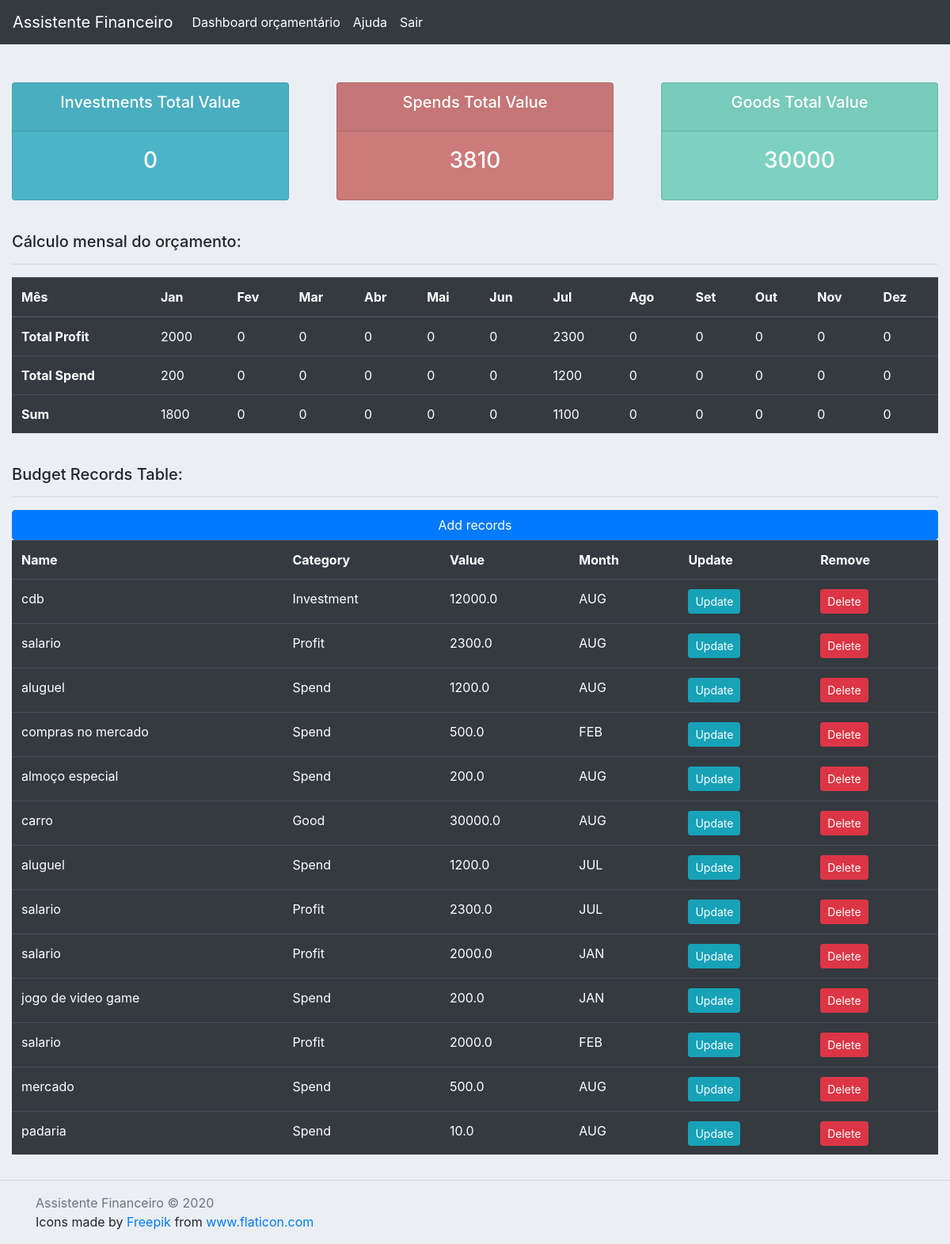
The page /budget/dashboard/ (signed in) on the database its author committed.
### first_app/models.py (models this page shows, shortened)
class BudgetControl(models.Model):
    today_month = datetime.today().month
    months = [
        ('JAN', 'JANEIRO'),
        ('FEV', 'FEVEREIRO'),
        ('MAR', 'MARÇO'),
        ('ABR', 'ABRIL'),
        ('MAI', 'MAIO'),
        ('JUN', 'JUNHO'),
        ('JUL', 'JULHO'),
        ('AGO', 'AGOSTO'),
        ('SET', 'SETEMBRO'),
        ('OUT', 'OUTUBRO'),
        ('NOV', 'NOVEMBRO'),
        ('DEZ', 'DEZEMBRO')
    ]
    categories = [
        ('RECEITA', 'RECEITA'),
        ('GASTO', 'GASTO'),
        ('INVESTIMENTO', 'INVESTIMENTO'),
        ('BEM', 'BEM')
    ]
    user = models.ForeignKey(
        User,
        null=True,
        on_delete=models.CASCADE
    )
    name = models.CharField(
        max_length=255,
        null=True
    )
    category = models.CharField(
        max_length=12,
        choices=categories,
        null=True
    )
    value = models.FloatField(
        null=True
    )
    month = models.CharField(
        max_length=3,
        choices=months,
        null=True,
        default=months[today_month-1][0]
    )
    date_created = models.DateTimeField(
        auto_now_add=True,
        null=True
    )

### users/decorators.py (the view)
    def wrapper_function(request, *args, **kwargs):
        if not request.user.is_authenticated:
            messages.error(request, 'You are not Logged in!')
            return redirect('login')
        else:
            return function(request, *args, **kwargs)

### first_app/templates/first_app/budget_control.html
{% extends 'first_app/template.html' %}
{% block content %}
{% include 'first_app/navbar.html' %}
{%  include 'first_app/status.html' %}
<br>
<div class="row">
    <div class="col">
        <div class="col-md">
            <h5>
                Cálculo mensal do orçamento:
            </h5>
            <hr>
            <div class="table-responsive">
                <table class="table table-dark">
                    <thead>
                        <tr>
                            <th scope="col">Mês</th>
                            <th scope="col">Jan</th>
                            <th scope="col">Fev</th>
                            <th scope="col">Mar</th>
                            <th scope="col">Abr</th>
                            <th scope="col">Mai</th>
                            <th scope="col">Jun</th>
                            <th scope="col">Jul</th>
                            <th scope="col">Ago</th>
                            <th scope="col">Set</th>
                            <th scope="col">Out</th>
                            <th scope="col">Nov</th>
                            <th scope="col">Dez</th>
                        </tr>
                    </thead>
                    <tbody>
                        <tr>
                            <th scope="col">Total Profit</th>
                            {% for profit in result %}
                                <td>{{profit.0}}</td>
                            {% endfor %}
                        </tr>
                        <tr>
                            <th scope="col">Total Spend</th>
                            {% for profit in result %}
                                <td>{{profit.1}}</td>
                            {% endfor %}
                        </tr>
                        <tr>
                            <th scope="col">Sum</th>
                            {% for profit in result %}
                                <td>{{profit.2}}</td>
                            {% endfor %}
                        </tr>
                    </tbody>
                </table>
            </div>
        </div>
    </div>
</div>
<br>
<div class="row">
    <div class="col">
        <div class="col-md">
            <h5>
                Budget Records Table:
            </h5>
            <hr>
            <div class="table-responsive">
                <a class="btn btn-primary btn-hover btn-block" href="">
                    Add records
                </a>
                <table class="table table-dark">
                    <tr>
                        <th>Name</th>
                        <th>Category</th>
                        <th>Value</th>
                        <th>Month</th>
                        <th>Update</th>
                        <th>Remove</th>
                    </tr>
                    {% for register in budget_registers %}
                        <tr>
                            <td>{{register.name}}</td>
                            <td>{{register.category}}</td>
                            <td>{{register.value}}</td>
                            <td>{{register.month}}</td>
                            <td><a class="btn btn-sm btn-info" href="{% url 'update' register.id %}">Update</a></td>
                            <td><a class="btn btn-sm btn-danger" href="{% url 'delete' register.id %}">Delete</a></td>
                        </tr>
                    {% endfor %}
                </table>
            </div>
        </div>
    </div>
</div>
{% endblock  %}>

### first_app/templates/first_app/template.html (shortened to what this page needs)
{% load static %}
<!DOCTYPE html>
<html lang="pt-br">
    <head>
        <link rel="stylesheet" href="https://stackpath.bootstrapcdn.com/bootstrap/4.1.3/css/bootstrap.min.css">
        <link rel="stylesheet" href="https://use.fontawesome.com/releases/v5.6.1/css/all.css">
        <link rel="stylesheet" href="https://stackpath.bootstrapcdn.com/bootstrap/4.3.1/css/bootstrap.min.css">
        <link rel="stylesheet" type="text/css" href="{% static '/css/template.css' %}">
    </head>
    <body>
        {% block content %}
        {% endblock %}
        <br>
        <br>
        <br>
        <br>
        <footer class="footer mt-auto py-3">
            <hr>
            <div class="container">
                <span class="text-muted">Assistente Financeiro &copy; 2020</span>
            </div>
            <div class="container">
                Icons made by
                <a href="https://www.flaticon.com/authors/freepik" title="Freepik">
                    Freepik
                </a>
                from
                <a href="https://www.flaticon.com/" title="Flaticon">
                    www.flaticon.com
                </a>
            </div>
        </footer>
    </body>
</html>

### first_app/templates/first_app/navbar.html (shortened to what this page needs)
<nav class="navbar navbar-expand-lg navbar-dark bg-dark">
    <a class="navbar-brand" href="{% url 'budget' %}">
        Assistente Financeiro
    </a>
    <div class="collapse navbar-collapse" id="navbarNav">
        <ul class="navbar-nav">
            <li class="nav-item active">
                <a class="nav-link" href="{% url 'budget' %}">
                    Dashboard orçamentário
                </a>
            </li>
            <li class="nav-item active">
                <a class="nav-link" href="{% url 'help' %}">
                    Ajuda
                </a>
            </li>
            <li class="nav-item active">
                <a class="nav-link" href="{% url 'logout' %}">
                    Sair
                </a>
            </li>
        </ul>
    </div>
</nav>
<br>

### first_app/templates/first_app/status.html
<br>
<div class="row">
    <div class="col">
        <div class="col-md">
            <div class="card text-center text-white mb-3" id="investments-total">
                  <div class="card-header">
                      <h5 class="card-title">
                        Investments Total Value
                    </h5>
                  </div>
                  <div class="card-body">
                    <h3 class="card-title">
                      {{investments_sum}}
                    </h3>
                  </div>
            </div>
        </div>
    </div>
    <div class="col">
        <div class="col-md">
            <div class="card text-center text-white mb-3" id="spends-total">
                  <div class="card-header">
                      <h5 class="card-title">
                        Spends Total Value
                    </h5>
                  </div>
                  <div class="card-body">
                    <h3 class="card-title">
                      {{spends_sum}}
                    </h3>
                  </div>
            </div>
        </div>
    </div>
    <div class="col">
        <div class="col-md">
            <div class="card text-center text-white mb-3" id="goods-total">
                  <div class="card-header">
                      <h5 class="card-title">
                        Goods Total Value
                    </h5>
                  </div>
                  <div class="card-body">
                    <h3 class="card-title">
                        {{goods_sum}}
                    </h3>
                  </div>
            </div>
        </div>
    </div>
</div>

### static/css/template.css (style rules this page uses)
body { background-color: #ebeff5; }
#investments-total { background-color: #4cb4c7; }
#spends-total { background-color: #cc7a7a; }
#goods-total { background-color: #7CD1C0; }
.footer { position: fixed; left: 0; bottom: 0; width: 100%; background-color: #ebeff5; }

### rows shown on the page
BudgetControl: name "cdb", category "Investment", value "12000.0", month "AUG"
BudgetControl: name "salario", category "Profit", value "2300.0", month "AUG"
BudgetControl: name "aluguel", category "Spend", value "1200.0", month "AUG"
BudgetControl: name "compras no mercado", category "Spend", value "500.0", month "FEB"
BudgetControl: name "almoço especial", category "Spend", value "200.0", month "AUG"
BudgetControl: name "carro", category "Good", value "30000.0", month "AUG"
BudgetControl: name "aluguel", category "Spend", value "1200.0", month "JUL"
BudgetControl: name "salario", category "Profit", value "2300.0", month "JUL"
BudgetControl: name "salario", category "Profit", value "2000.0", month "JAN"
BudgetControl: name "jogo de video game", category "Spend", value "200.0", month "JAN"
BudgetControl: name "salario", category "Profit", value "2000.0", month "FEB"
BudgetControl: name "mercado", category "Spend", value "500.0", month "AUG"
BudgetControl: name "padaria", category "Spend", value "10.0", month "AUG"

### other values the page prints
{{ investments_sum }} "0"
{{ spends_sum }} "3810"
{{ goods_sum }} "30000"
{{ profit.0 }} "2000" "0" "0" "0" "0" "0" "2300" "0" "0" "0" "0" "0"
{{ profit.1 }} "200" "0" "0" "0" "0" "0" "1200" "0" "0" "0" "0" "0"
{{ profit.2 }} "1800" "0" "0" "0" "0" "0" "1100" "0" "0" "0" "0" "0"
